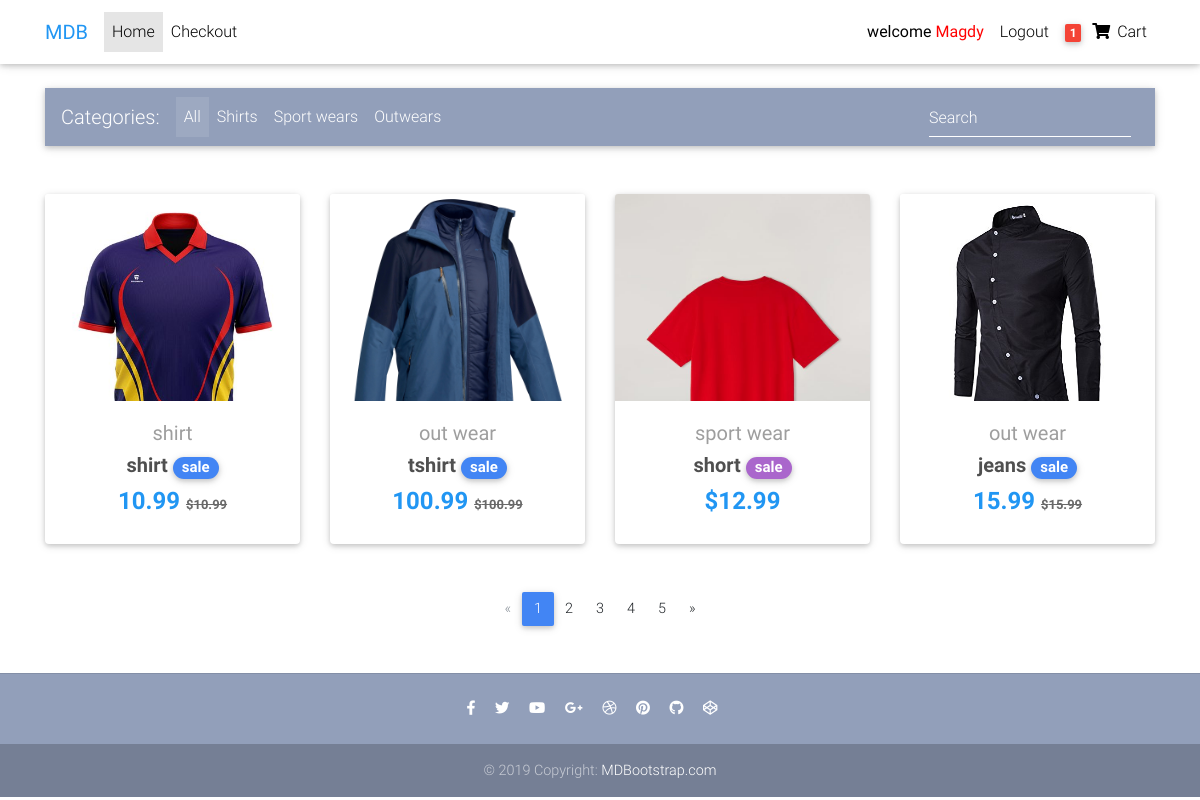
The app's page / (signed in) with its own data.
### product/models.py (models this page shows, shortened)
class Order( models.Model):
    user=models.ForeignKey(settings.AUTH_USER_MODEL,on_delete=models.CASCADE)
    item = models.ManyToManyField(OrderItem,related_name='orderItems')# model.objects.add(item)
    start_date=models.DateField(auto_now_add=True)
    ordered_date = models.DateTimeField(default=timezone.now)
    ordered=models.BooleanField(default=False)

class OrderItem(models.Model):
        user=models.ForeignKey(settings.AUTH_USER_MODEL,on_delete=models.CASCADE,null=True,blank=True)
        item=models.ForeignKey(Item,on_delete=models.CASCADE)
        quantaty=models.IntegerField(default=1)
        ordered=models.BooleanField(default=False)

class Item(models.Model):
    title = models.CharField(max_length = 150)
    price = models.DecimalField(max_digits=100, decimal_places=2)
    discount_price=models.FloatField(blank=True,null=True)
    category=models.CharField(choices=CATEGORY_CHOICES,max_length=2,default='s')
    label=models.CharField(choices=LABEL_CHOICES,max_length=1,default='p')
    slug=models.SlugField(default='')
    description=models.TextField(null=True,blank=True)
    avaliable=models.BooleanField(default=True)
    add_date=models.DateField(auto_now=True)
    update_date = models.DateField(auto_now=False, auto_now_add=True)
    image = models.ImageField(upload_to='',blank=True,null=True  )

### product/views.py (the view)
# urls.py: path('', home,name='home'),
def home(request):
    items =Item.objects.all()
    user=request.user
    context={
        'items':items,
        'user':user,
    }
    template='home.html'
    return render(request,template,context)

### product/templatetags/cart_template_tags.py (called while the page is built)
@register.filter
def cart_item_count(user):
    if user.is_authenticated:
        qs = Order.objects.filter(user=user, ordered=False)
        if qs.exists():
            items= qs[0].item.all()
            quantaty=0
            for item in items:
                quantaty+=item.quantaty
            return quantaty
        else:
            return 0

### templates/home.html (shortened to what this page needs)
  {% extends 'base.html' %}
  {% load static %}
  {% block content %}
  <main>
    <div class="container">
      <nav class="navbar navbar-expand-lg navbar-dark mdb-color lighten-3 mt-3 mb-5">
        <span class="navbar-brand">Categories:</span>
        <div class="collapse navbar-collapse" id="basicExampleNav">
          <ul class="navbar-nav mr-auto">
            <li class="nav-item active">
              <a class="nav-link" href="#">All
              </a>
            </li>
            <li class="nav-item">
              <a class="nav-link" href="#">Shirts</a>
            </li>
            <li class="nav-item">
              <a class="nav-link" href="#">Sport wears</a>
            </li>
            <li class="nav-item">
              <a class="nav-link" href="#">Outwears</a>
            </li>
          </ul>
          <form class="form-inline">
            <div class="md-form my-0">
              <input class="form-control mr-sm-2" type="text" placeholder="Search" aria-label="Search">
            </div>
          </form>
        </div>
      </nav>
      <section class="text-center mb-4">
        <div class="row wow fadeIn">
        {% for item in items %}
          <div class="col-lg-3 col-md-6 mb-4">
            <div class="card">
              <div class="view overlay">
                <img src="/static{{item.image.url}}" class="card-img-top"
                  alt="">
              </div>
              <div class="card-body text-center">
                <a class="grey-text">
                  <h5>{{item.get_category_display}}</h5>
                </a>
                <h5>
                  <strong>
                    <a href ="#" class="dark-grey-text">{{item.title}}</a>
                      <span class="badge badge-pill {{item.get_label_display}}-color">
                      <strong>sale</strong>
                    </span>
                  </strong>
                </h5>
                <h4 class="font-weight-bold blue-text">
                     {%if item.discount_price%}
                     {{item.discount_price}}
                     <del style="font-size: small;color: dimgrey;">${{item.discount_price}}</del>
                  {%else%}
                  <span>${{item.price}}</span>
                {%endif%}
                </h4>
              </div>
            </div>
          </div>
          {%endfor%}
        </div>
         </section>
      <nav class="d-flex justify-content-center wow fadeIn">
        <ul class="pagination pg-blue">
          <li class="page-item disabled">
            <a class="page-link" href="#" aria-label="Previous">
              <span aria-hidden="true">&laquo;</span>
            </a>
          </li>
          <li class="page-item active">
            <a class="page-link" href="#">1
            </a>
          </li>
          <li class="page-item">
            <a class="page-link" href="#">2</a>
          </li>
          <li class="page-item">
            <a class="page-link" href="#">3</a>
          </li>
          <li class="page-item">
            <a class="page-link" href="#">4</a>
          </li>
          <li class="page-item">
            <a class="page-link" href="#">5</a>
          </li>
          <li class="page-item">
            <a class="page-link" href="#" aria-label="Next">
              <span aria-hidden="true">&raquo;</span>
            </a>
          </li>
        </ul>
      </nav>
    </div>
  </main>
  {% endblock content %}

### templates/base.html (shortened to what this page needs)
{% load static %}
<!DOCTYPE html>
<html lang="en">
<head>
  <link rel="stylesheet" href="https://use.fontawesome.com/releases/v5.8.1/css/all.css">
  <link href="{% static 'css/bootstrap.min.css' %}" rel="stylesheet">
  <link href="{% static 'css/mdb.min.css' %}" rel="stylesheet">
  <link href="{% static 'css/style.min.css' %}" rel="stylesheet">
</head>
{% include "navbar.html" %}
<body>
    <div class="mt-5 pt-4">
    </div>
    {% block content %}
    {% endblock content %}
    {% include "footer.html" %}
</body>
</html>

### templates/navbar.html (shortened to what this page needs)
{% load cart_template_tags %}
  <nav class="navbar fixed-top navbar-expand-lg navbar-light white scrolling-navbar">
    <div class="container">
      <a class="navbar-brand waves-effect" href="https://mdbootstrap.com/docs/jquery/" target="_blank">
        <strong class="blue-text">MDB</strong>
      </a>
      <div class="collapse navbar-collapse" id="navbarSupportedContent">
        <ul class="navbar-nav mr-auto">
          <li class="nav-item active">
            <a class="nav-link waves-effect" href="{% url 'home'%}">Home
            </a>
          </li>
          <li class="nav-item">
            <a class="nav-link waves-effect" href="/checkout" target="_blank">Checkout</a>
          </li>
        </ul>
        <ul class="navbar-nav nav-flex-icons">
          <li class="nav-item">
            <a class="nav-link waves-effect" href="{%url 'reg:register'%}">
              {% if user.is_authenticated %}
               <span class="clearfix d-none d-sm-inline-block"><b> welcome  <span style="color: red">{{user|capfirst}}</span> </span></b>
               {% endif %}
              </a>
           </li>
           {% if user.is_authenticated %}
          <li class="nav-item">
            <a class="nav-link waves-effect" href="{% url 'reg:logout_backend'%}">
              <span class="clearfix d-none d-sm-inline-block"> Logout </span>
            </a>
          </li>
          {% endif %}
          <li class="nav-item">
            <a href="#" class="nav-link waves-effect">
              {% if user.is_authenticated%}
              <span class="badge red z-depth-1 mr-1"> {{request.user|cart_item_count}}</span>
              {%endif%}
              <i class="fas fa-shopping-cart"></i>
              <span class="clearfix d-none d-sm-inline-block"> Cart </span>
            </a>
          </li>
        </ul>
      </div>
    </div>
  </nav>

### templates/footer.html
<footer class="page-footer text-center font-small mt-4 wow fadeIn">
    <hr class="my-4">
    <div class="pb-4">
      <a href="https://www.facebook.com/mdbootstrap" target="_blank">
        <i class="fab fa-facebook-f mr-3"></i>
      </a>
      <a href="https://twitter.com/MDBootstrap" target="_blank">
        <i class="fab fa-twitter mr-3"></i>
      </a>
      <a href="https://www.youtube.com/watch?v=7MUISDJ5ZZ4" target="_blank">
        <i class="fab fa-youtube mr-3"></i>
      </a>
      <a href="https://plus.google.com/u/0/b/107863090883699620484" target="_blank">
        <i class="fab fa-google-plus-g mr-3"></i>
      </a>
      <a href="https://dribbble.com/mdbootstrap" target="_blank">
        <i class="fab fa-dribbble mr-3"></i>
      </a>
      <a href="https://pinterest.com/mdbootstrap" target="_blank">
        <i class="fab fa-pinterest mr-3"></i>
      </a>
      <a href="https://github.com/mdbootstrap/bootstrap-material-design" target="_blank">
        <i class="fab fa-github mr-3"></i>
      </a>
      <a href="http://codepen.io/mdbootstrap/" target="_blank">
        <i class="fab fa-codepen mr-3"></i>
      </a>
    </div>
    <div class="footer-copyright py-3">
      © 2019 Copyright:
      <a href="https://mdbootstrap.com/education/bootstrap/" target="_blank"> MDBootstrap.com </a>
    </div>
  </footer>

### templates/scripts.html (shortened to what this page needs)
{% load static %}

### templates/base.html (style rules this page uses)
html, body, header, .carousel { height: 60vh; }
.card { height:350px; }

### records on screen
Item: image (picture), category "shirt", title "shirt", discount_price "10.99"
Item: image (picture), category "out wear", title "tshirt", discount_price "100.99"
Item: image (picture), category "sport wear", title "short", price "12.99"
Item: image (picture), category "out wear", title "jeans", discount_price "15.99"

### other values on screen
{{ user|capfirst }} "Magdy"
{{ request.user|cart_item_count }} "1"
